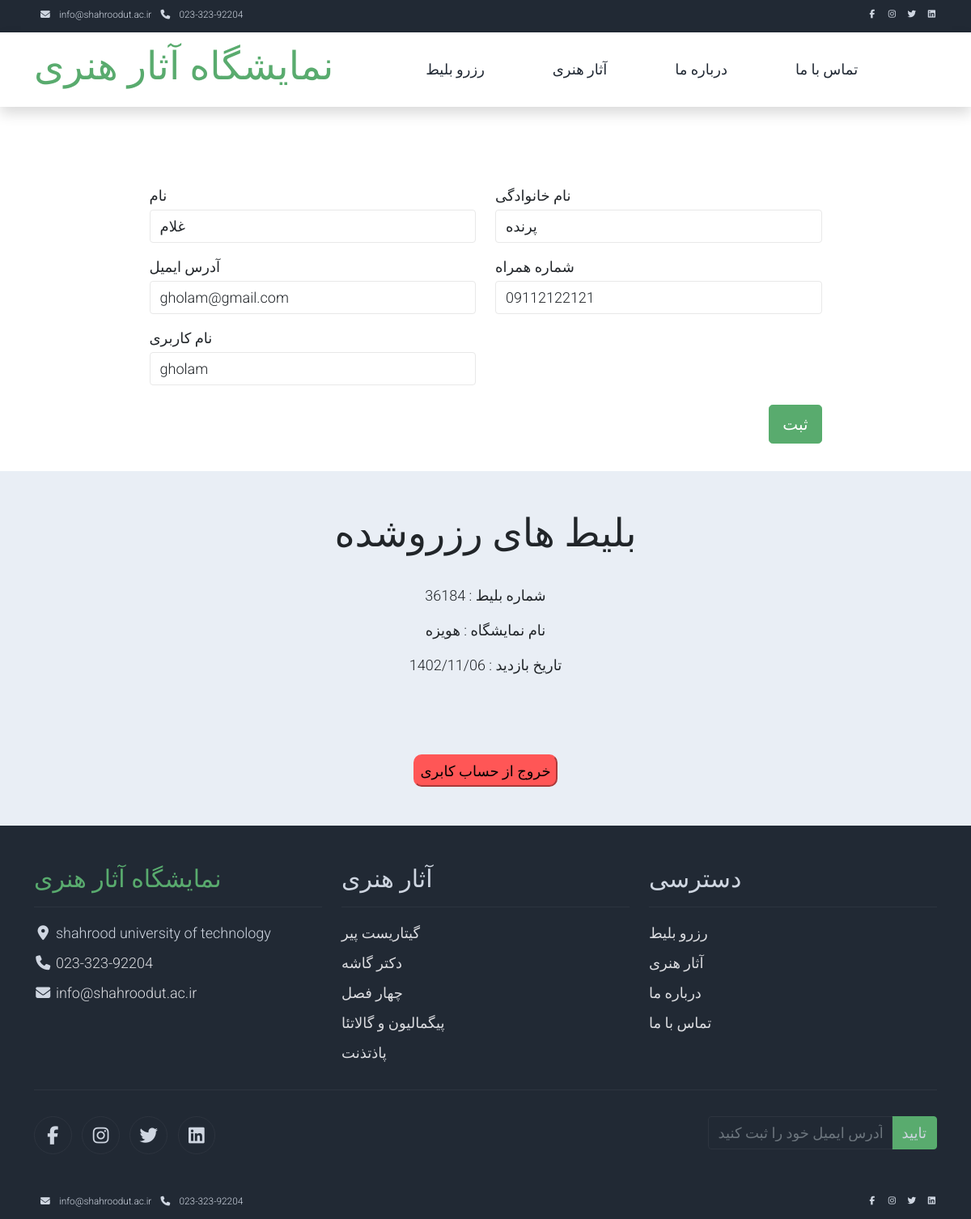
/user/viewr/dashboard (signed in), run on the app's committed database.
### users/models.py (models this page shows)
class User(AbstractUser):
    username = models.CharField(max_length=50, unique=True, null=False)
    email = models.EmailField(null=False, unique=True)
    phone_number = models.CharField(max_length=11, null=False, unique=True)
    is_artist = models.BooleanField('is artist', default=False)
    is_curator = models.BooleanField('is curator', default=False)
    is_viewer = models.BooleanField('is viewer', default=False)

### home/models.py (models this page shows)
class Artwork(models.Model):
    RATING_CHOICES = [
        (0, 'Not Rated'),
        (1, '1 Star'),
        (2, '2 Stars'),
        (3, '3 Stars'),
        (4, '4 Stars'),
        (5, '5 Stars'),
    ]
    artist = models.ForeignKey(User, on_delete=models.CASCADE)
    artwork_id = models.AutoField(primary_key=True)
    artwork_name = models.CharField(max_length = 50, null=False)
    description = models.TextField(null=False)
    rating = models.PositiveIntegerField(choices=RATING_CHOICES, default=0, null=False)
    picture = models.ImageField(upload_to='home/picture/' ,null=False, blank=False)
    creation_time = models.TimeField(auto_now_add=True)

### users/views.py (the view)
# urls.py: path('viewr/dashboard', view=viewer_dashboard, name='viewer_dashboard'),
@login_required(login_url='login_view')
def viewer_dashboard(request):
    arts_limit = Artwork.objects.all()[:5]
    if request.user.is_viewer:
        return render(request, 'viewer-dash.html', context={'viewer': request.user, 'arts_limit' : arts_limit})
    else:
        raise Http404('access denied!')

### users/templates/viewer-dash.html (shortened to what this page needs)
{% load static %}
<!DOCTYPE html>
<html lang="en">
<head>
    <link rel="stylesheet" href="{% static 'bootstrap.min.css' %}">
    <link rel="stylesheet" href="{% static 'templatemo.css' %}">
    <link rel="stylesheet" href="{% static 'custom.css' %}">
    <link rel="stylesheet" href="https://cdnjs.cloudflare.com/ajax/libs/font-awesome/6.5.1/css/all.min.css">
</head>
<body>
    <nav class="navbar navbar-expand-lg bg-dark navbar-light d-none d-lg-block" id="templatemo_nav_top">
        <div class="container text-light">
            <div class="w-100 d-flex justify-content-between">
                <div>
                    <i class="fa fa-envelope mx-2"></i>
                    <a class="navbar-sm-brand text-light text-decoration-none" href="mailto:techshop@company.com">info@shahroodut.ac.ir</a>
                    <i class="fa fa-phone mx-2"></i>
                    <a class="navbar-sm-brand text-light text-decoration-none" href="tel:010-020-0340">023-323-92204</a>
                </div>
                <div>
                    <a class="text-light" href="https://fb.com/templatemo" target="_blank" rel="sponsored"></a>
                    <a class="text-light" href="https://www.instagram.com/" target="_blank"></a>
                    <a class="text-light" href="https://twitter.com/" target="_blank"></a>
                    <a class="text-light" href="https://www.linkedin.com/" target="_blank"></a>
                </div>
            </div>
        </div>
    </nav>
    <nav class="navbar navbar-expand-lg navbar-light shadow">
        <div class="container d-flex justify-content-between align-items-center">
            <a class="navbar-brand text-success logo h1 align-self-center" href="/">
                نمایشگاه آثار هنری
            </a>
            <div class="align-self-center collapse navbar-collapse flex-fill  d-lg-flex justify-content-lg-between" id="templatemo_main_nav">
                <div class="flex-fill">
                    <ul class="nav navbar-nav d-flex justify-content-between mx-lg-auto">
                        <li class="nav-item">
                            <a class="nav-link" href="/">رزرو بلیط</a>
                        </li>
                        <li class="nav-item">
                            <a class="nav-link" href="/home/artworks/">آثار هنری</a>
                        </li>
                        <li class="nav-item">
                            <a class="nav-link" href="/home/about_us/">درباره ما</a>
                        </li>
                        <li class="nav-item">
                            <a class="nav-link" href="/home/contact_us/">تماس با ما</a>
                        </li>
                    </ul>
                </div>
            </div>
        </div>
    </nav>
    <div class="container py-5" style="height: 450px;">
        <div class="row py-5">
            <form action="/user/update/" class="col-md-9 m-auto" method="post" role="form">
                <div class="row">
                    <div class="form-group col-md-6 mb-3">
                        <label for="inputname">نام</label>
                        <input type="text" class="form-control mt-1" id="name" name="first_name" placeholder="{{viewer.first_name}}" value="{{viewer.first_name}}">
                    </div>
                    <div class="form-group col-md-6 mb-3">
                        <label for="inputname">نام خانوادگی</label>
                        <input type="text" class="form-control mt-1" id="name" name="last_name" placeholder="{{viewer.last_name}}" value="{{viewer.last_name}}">
                    </div>
                    <div class="form-group col-md-6 mb-3">
                        <label for="inputemail">آدرس ایمیل</label>
                        <input type="email" class="form-control mt-1" id="email" name="email" placeholder="{{viewer.email}}" value="{{viewer.email}}">
                    </div>
                    <div class="form-group col-md-6 mb-3">
                        <label for="inputemail">شماره همراه</label>
                        <input type="tel" class="form-control mt-1" id="email" name="phone_number" placeholder="{{viewer.phone_number}}" value="{{viewer.phone_number}}">
                    </div>
                    <div class="form-group col-md-6 mb-3">
                        <label for="inputemail">نام کاربری</label>
                        <input type="tel" class="form-control mt-1" id="email" name="username" placeholder="{{viewer.username}}" value="{{viewer.username}}">
                    </div>
                </div>
                <div class="row">
                    <div class="col text-end mt-2">
                        <button type="submit" class="btn btn-success btn-lg px-3">ثبت</button>
                    </div>
                </div>
            </form>
        </div>
    </div>
    <div class="container-fluid bg-light py-5">
        <div class="col-md-6 m-auto text-center">
            <h1 class="h1">بلیط های رزروشده</h1>
            <br>
            <div>
                <p>شماره بلیط : 36184</p>
                <p>نام نمایشگاه : هویزه</p>
                <p>تاریخ بازدید : 1402/11/06</p>
            </div>
            <br><br><br>
            <div class="row">
                <div>
                    <form action="/user/logout/" method="get">
                        <button type="submit" style="background-color: rgb(255, 86, 86); border-radius: 10px; border-color: rgb(255, 86, 86); height: 40px;">خروج از حساب کابری  </button>
                    </form>
                </div>
            </div>
        </div>
    </div>
    <footer class="bg-dark" id="tempaltemo_footer">
        <div class="container">
            <div class="row">
                <div class="col-md-4 pt-5">
                    <h2 class="h2 text-success border-bottom pb-3 border-light logo">نمایشگاه آثار هنری</h2>
                    <ul class="list-unstyled text-light footer-link-list">
                        <li>
                            <i class="fas fa-map-marker-alt fa-fw"></i>
                            shahrood university of technology
                        </li>
                        <li>
                            <i class="fa fa-phone fa-fw"></i>
                            <a class="text-decoration-none" href="tel:010-020-0340">023-323-92204</a>
                        </li>
                        <li>
                            <i class="fa fa-envelope fa-fw"></i>
                            <a class="text-decoration-none" href="mailto:techshop@company.com">info@shahroodut.ac.ir</a>
                        </li>
                    </ul>
                </div>
                <div class="col-md-4 pt-5">
                    <h2 class="h2 text-light border-bottom pb-3 border-light">آثار هنری</h2>
                    <ul class="list-unstyled text-light footer-link-list">
                        {% for i in arts_limit %}
                            <li><a class="text-decoration-none" href="/home/artwork_detail/{{i.artwork_id}}">{{i.artwork_name}}</a></li>
                        {% endfor %}
                    </ul>
                </div>
                <div class="col-md-4 pt-5">
                    <h2 class="h2 text-light border-bottom pb-3 border-light">دسترسی</h2>
                    <ul class="list-unstyled text-light footer-link-list">
                        <li><a class="text-decoration-none" href="/">رزرو بلیط</a></li>
                        <li><a class="text-decoration-none" href="/home/artworks/">آثار هنری</a></li>
                        <li><a class="text-decoration-none" href="/home/about_us/">درباره ما</a></li>
                        <li><a class="text-decoration-none" href="/home/contact_us/">تماس با ما</a></li>
                    </ul>
                </div>
            </div>
            <div class="row text-light mb-4">
                <div class="col-12 mb-3">
                    <div class="w-100 my-3 border-top border-light"></div>
                </div>
                <div class="col-auto me-auto">
                    <ul class="list-inline text-left footer-icons">
                        <li class="list-inline-item border border-light rounded-circle text-center">
                            <a class="text-light text-decoration-none" target="_blank" href="http://facebook.com/"><i class="fab fa-facebook-f fa-lg fa-fw"></i></a>
                        </li>
                        <li class="list-inline-item border border-light rounded-circle text-center">
                            <a class="text-light text-decoration-none" target="_blank" href="https://www.instagram.com/"><i class="fab fa-instagram fa-lg fa-fw"></i></a>
                        </li>
                        <li class="list-inline-item border border-light rounded-circle text-center">
                            <a class="text-light text-decoration-none" target="_blank" href="https://twitter.com/"><i class="fab fa-twitter fa-lg fa-fw"></i></a>
                        </li>
                        <li class="list-inline-item border border-light rounded-circle text-center">
                            <a class="text-light text-decoration-none" target="_blank" href="https://www.linkedin.com/"><i class="fab fa-linkedin fa-lg fa-fw"></i></a>
                        </li>
                    </ul>
                </div>
                <div class="col-auto">
                    <div class="input-group mb-2">
                        <input type="text" class="form-control bg-dark border-light" id="subscribeEmail" placeholder="آدرس ایمیل خود را ثبت کنید">
                        <div class="input-group-text btn-success text-light">تایید</div>
                    </div>
                </div>
            </div>
        </div>
        <nav class="navbar navbar-expand-lg bg-dark navbar-light d-none d-lg-block" id="templatemo_nav_top">
            <div class="container text-light">
                <div class="w-100 d-flex justify-content-between">
                    <div>
                        <i class="fa fa-envelope mx-2"></i>
                        <a class="navbar-sm-brand text-light text-decoration-none" href="mailto:techshop@company.com">info@shahroodut.ac.ir</a>
                        <i class="fa fa-phone mx-2"></i>
                        <a class="navbar-sm-brand text-light text-decoration-none" href="tel:010-020-0340">023-323-92204</a>
                    </div>
                    <div>
                        <a class="text-light" href="https://fb.com/templatemo" target="_blank" rel="sponsored"></a>
                        <a class="text-light" href="https://www.instagram.com/" target="_blank"></a>
                        <a class="text-light" href="https://twitter.com/" target="_blank"></a>
                        <a class="text-light" href="https://www.linkedin.com/" target="_blank"></a>
                    </div>
                </div>
            </div>
        </nav>
    </footer>
</body>
</html>

### home/static/templatemo.css (style rules this page uses)
body, ul, li, p, a, label, input, div { font-family: 'Roboto', sans-serif; font-size: 18px !important; font-weight: 300 !important; }
.h1 { font-family: 'Roboto', sans-serif; font-size: 48px !important; font-weight: 200 !important; }
.h2 { font-family: 'Roboto', sans-serif; font-size: 30px !important; font-weight: 300; }
.logo { font-weight: 500 !important; }
.text-success { color: #59ab6e !important; }
.text-light { color: #cfd6e1 !important; }
.bg-dark { background-color: #212934 !important; }
.bg-light { background-color: #e9eef5 !important; }
.btn-success { background-color: #59ab6e !important; border-color: #56ae6c !important; }
#templatemo_nav_top { min-height: 40px; }
#templatemo_nav_top * { font-size: .9em !important; }
#templatemo_main_nav a { color: #212934; }
.form-control { border: 1px solid #e8e8e8; }
#tempaltemo_footer a { color: #dcdde1; }
#tempaltemo_footer ul.footer-link-list li { padding-top: 10px; }
#tempaltemo_footer ul.footer-icons li { width: 2.6em; height: 2.6em; line-height: 2.6em; }
#tempaltemo_footer .border-light { border-color: #2d343f !important; }
@media (min-width: 768px) { #templatemo_main_nav .navbar-nav { max-width: 450px; } }
@media (min-width: 992px) { #templatemo_main_nav .navbar-nav { max-width: 550px; } }

### data on the page
User: first_name "غلام", last_name "پرنده", email "gholam@gmail.com", phone_number "09112122121", username "gholam"
Artwork: artwork_name "گیتاریست پیر"
Artwork: artwork_name "دکتر گاشه"
Artwork: artwork_name "چهار فصل"
Artwork: artwork_name "پیگمالیون و گالاتئا"
Artwork: artwork_name "پاذتذنت"
